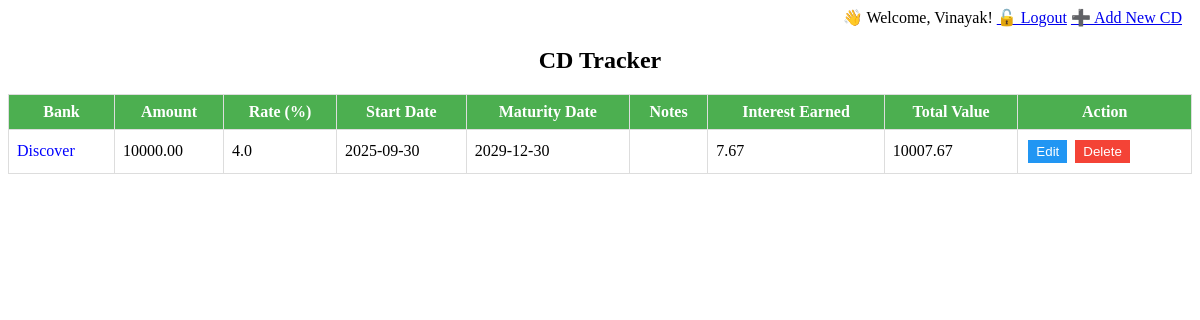
Screenshot of / (signed in) with the database file from the repository.
### models.py (models this page shows, shortened)
class User(db.Model, UserMixin):
    id = db.Column(db.Integer, primary_key=True)
    username = db.Column(db.String(80), unique=True, nullable=False)
    email = db.Column(db.String(120), unique=True, nullable=False)
    password = db.Column(db.String(200), nullable=False)
    is_locked = db.Column(db.Boolean, default=False)

class CD(db.Model):
    id = db.Column(db.Integer, primary_key=True)
    bank_name = db.Column(db.String(100), nullable=False)
    amount = db.Column(db.Float, nullable=False)
    interest_rate = db.Column(db.Float, nullable=False)
    start_date = db.Column(db.Date, nullable=False)
    maturity_date = db.Column(db.Date, nullable=False)
    notes = db.Column(db.String(200))
    user_id = db.Column(db.Integer, db.ForeignKey('user.id'), nullable=False)
    user = db.relationship('User', backref=db.backref('cds', lazy=True))

### app.py (the view)
@app.route('/')
@login_required
def index():
    cds = CD.query.filter_by(user_id=current_user.id).order_by(CD.maturity_date).all()
    enriched_cds = []
    for cd in cds:
        interest, total_value = calculate_interest(cd)
        enriched_cds.append({
            'id': cd.id,
            'bank_name': cd.bank_name,
            'amount': cd.amount,
            'interest_rate': cd.interest_rate,
            'start_date': cd.start_date,
            'maturity_date': cd.maturity_date,
            'notes': cd.notes,
            'interest': interest,
            'total_value': total_value
        })
    return render_template('index.html', cds=enriched_cds)

### app.py (called while the page is built)
@login_manager.user_loader
def load_user(user_id):
    return User.query.get(int(user_id))

def calculate_interest(cd):
    days_elapsed = (date.today() - cd.start_date).days
    years = max(days_elapsed / 365.0, 0)
    interest = cd.amount * (cd.interest_rate / 100) * years
    return round(interest, 2), round(cd.amount + interest, 2)

### templates/index.html (shortened to what this page needs)
<!DOCTYPE html>
<html lang="en">
<head>
</head>
<body>
  {% if current_user.is_authenticated %}
    <div style="text-align: right;">
      <span style="margin-right: 10px;">
        👋 Welcome, {{ current_user.username }}!
        <a href="{{ url_for('logout') }}"> 🔓 Logout</a>
        <a href="{{ url_for('add') }}"> ➕ Add New CD</a>
      </span>
    </div>
  {% endif %}
<center><h2>CD Tracker</h2></center>
<table id="cdTable">
  <thead>
    <tr>
      <th>Bank</th>
      <th>Amount</th>
      <th>Rate (%)</th>
      <th>Start Date</th>
      <th>Maturity Date</th>
      <th>Notes</th>
      <th>Interest Earned</th>
      <th>Total Value</th>
      <th>Action</th>
    </tr>
  </thead>
  <tbody>
    {% for cd in cds %}
    <tr data-id="{{ cd.id }}">
      <td>
        <span class="bank-name" style="color:blue; cursor:pointer;">{{ cd.bank_name }}</span>
      </td>
      <td>{{ "%.2f"|format(cd.amount) }}</td>
      <td>{{ cd.interest_rate }}</td>
      <td>{{ cd.start_date.strftime('%Y-%m-%d') }}</td>
      <td>{{ cd.maturity_date.strftime('%Y-%m-%d') }}</td>
      <td>{{ cd.notes or '' }}</td>
      <td>{{ "%.2f"|format(cd.interest) }}</td>
      <td>{{ "%.2f"|format(cd.total_value) }}</td>
      <td>
        <button class="edit-btn" onclick="editRow(this)">Edit</button>
        <button class="delete-btn" onclick="deleteRow(this)">Delete</button>
      </td>
    </tr>
    {% endfor %}
  </tbody>
</table>
</body>
</html>

### templates/index.html (style rules this page uses)
table { border-collapse: collapse; width: 100%; }
th, td { border: 1px solid #ddd; padding: 8px; }
th { background-color: #4CAF50; color: white; }
button { margin: 2px; padding: 4px 8px; cursor: pointer; }
.edit-btn { background-color: #2196F3; color: white; border: none; }
.delete-btn { background-color: #f44336; color: white; border: none; }

### rows the page displays
User: username "Vinayak"
CD: bank_name "Discover", amount "10000.00", interest_rate "4.0", start_date "2025-09-30", maturity_date "2029-12-30", interest "7.67", total_value "10007.67"
